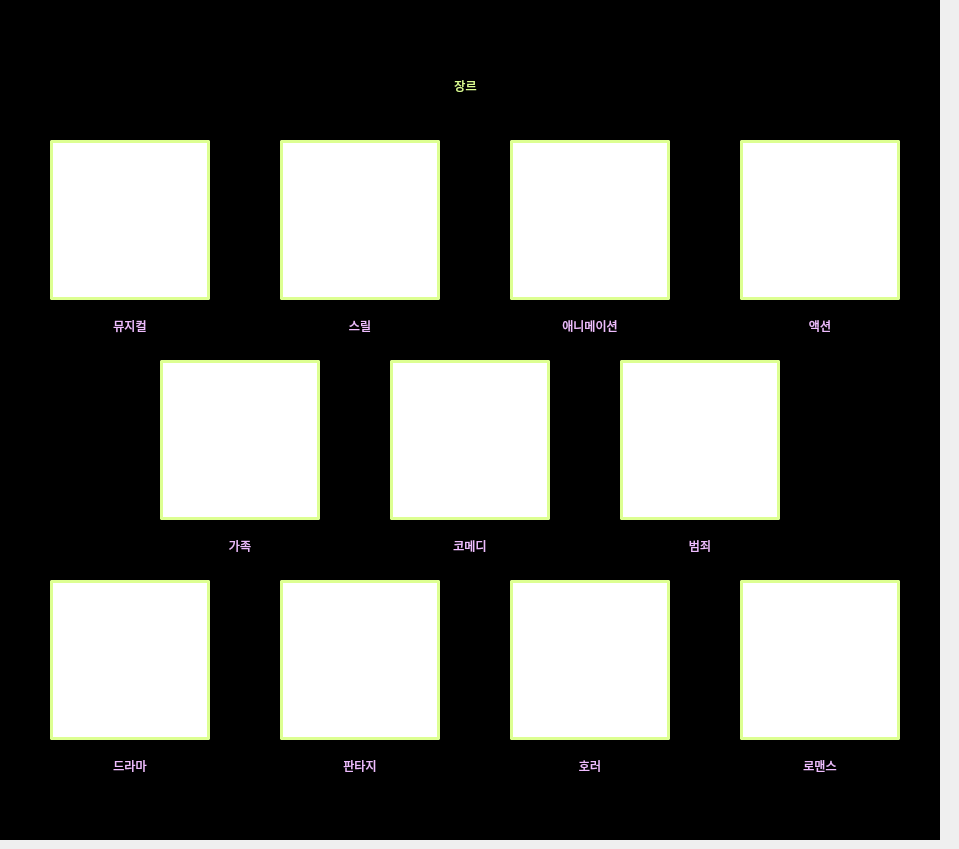
      <widget class="QWidget" name="tab_6">
       <attribute name="title">
        <string>장르</string>
       </attribute>
       <widget class="QLabel" name="label_25">
        <property name="geometry">
         <rect>
          <x>130</x>
          <y>50</y>
          <width>671</width>
          <height>71</height>
         </rect>
        </property>
        <property name="styleSheet">
         <string notr="true">font: 30pt &quot;MV Boli&quot;;
color: #ddff92;</string>
        </property>
        <property name="text">
         <string>장르</string>
        </property>
        <property name="alignment">
         <set>Qt::AlignCenter</set>
        </property>
       </widget>
       <widget class="QLabel" name="label_26">
        <property name="geometry">
         <rect>
          <x>-10</x>
          <y>0</y>
          <width>950</width>
          <height>840</height>
         </rect>
        </property>
        <property name="styleSheet">
         <string notr="true">background-color: rgb(0, 0, 0)</string>
        </property>
        <property name="text">
         <string/>
        </property>
        <property name="pixmap">
         <pixmap>../Desktop/bg1.jpg</pixmap>
        </property>
        <property name="scaledContents">
         <bool>true</bool>
        </property>
       </widget>
       <widget class="QPushButton" name="musical">
        <property name="geometry">
         <rect>
          <x>50</x>
          <y>140</y>
          <width>160</width>
          <height>160</height>
         </rect>
        </property>
        <property name="styleSheet">
         <string notr="true">border-top: none;
border-bottom: 2px solid gray;
background-color: #ffffff; border: 3px solid #ddff92;
color: rgb(255, 255, 255);
border-radius: 2px;</string>
        </property>
        <property name="text">
         <string/>
        </property>
       </widget>
       <widget class="QPushButton" name="thrill">
        <property name="geometry">
         <rect>
          <x>280</x>
          <y>140</y>
          <width>160</width>
          <height>160</height>
         </rect>
        </property>
        <property name="styleSheet">
         <string notr="true">border-top: none;
border-bottom: 2px solid gray;
background-color: #ffffff; border: 3px solid #ddff92;
color: rgb(255, 255, 255);
border-radius: 2px;</string>
        </property>
        <property name="text">
         <string/>
        </property>
       </widget>
       <widget class="QPushButton" name="ani">
        <property name="geometry">
         <rect>
          <x>510</x>
          <y>140</y>
          <width>160</width>
          <height>160</height>
         </rect>
        </property>
        <property name="styleSheet">
         <string notr="true">border-top: none;
border-bottom: 2px solid gray;
background-color: #ffffff; border: 3px solid #ddff92;
color: rgb(255, 255, 255);
border-radius: 2px;</string>
        </property>
        <property name="text">
         <string/>
        </property>
       </widget>
       <widget class="QPushButton" name="action">
        <property name="geometry">
         <rect>
          <x>740</x>
          <y>140</y>
          <width>160</width>
          <height>160</height>
         </rect>
        </property>
        <property name="styleSheet">
         <string notr="true">border-top: none;
border-bottom: 2px solid gray;
background-color: #ffffff; border: 3px solid #ddff92;
color: rgb(255, 255, 255);
border-radius: 2px;</string>
        </property>
        <property name="text">
         <string/>
        </property>
       </widget>
       <widget class="QPushButton" name="child">
        <property name="geometry">
         <rect>
          <x>160</x>
          <y>360</y>
          <width>160</width>
          <height>160</height>
         </rect>
        </property>
        <property name="styleSheet">
         <string notr="true">border-top: none;
border-bottom: 2px solid gray;
background-color: #ffffff; border: 3px solid #ddff92;
color: rgb(255, 255, 255);
border-radius: 2px;</string>
        </property>
        <property name="text">
         <string/>
        </property>
       </widget>
       <widget class="QPushButton" name="comedy">
        <property name="geometry">
         <rect>
          <x>390</x>
          <y>360</y>
          <width>160</width>
          <height>160</height>
         </rect>
        </property>
        <property name="styleSheet">
         <string notr="true">border-top: none;
border-bottom: 2px solid gray;
background-color: #ffffff; border: 3px solid #ddff92;
color: rgb(255, 255, 255);
border-radius: 2px;</string>
        </property>
        <property name="text">
         <string/>
        </property>
       </widget>
       <widget class="QPushButton" name="crime">
        <property name="geometry">
         <rect>
          <x>620</x>
          <y>360</y>
          <width>160</width>
          <height>160</height>
         </rect>
        </property>
        <property name="styleSheet">
         <string notr="true">border-top: none;
border-bottom: 2px solid gray;
background-color: #ffffff; border: 3px solid #ddff92;
color: rgb(255, 255, 255);
border-radius: 2px;</string>
        </property>
        <property name="text">
         <string/>
        </property>
       </widget>
       <widget class="QPushButton" name="drama">
        <property name="geometry">
         <rect>
          <x>50</x>
          <y>580</y>
          <width>160</width>
          <height>160</height>
         </rect>
        </property>
        <property name="styleSheet">
         <string notr="true">border-top: none;
border-bottom: 2px solid gray;
background-color: #ffffff; border: 3px solid #ddff92;
color: rgb(255, 255, 255);
border-radius: 2px;</string>
        </property>
        <property name="text">
         <string/>
        </property>
       </widget>
       <widget class="QPushButton" name="fantasy">
        <property name="geometry">
         <rect>
          <x>280</x>
          <y>580</y>
          <width>160</width>
          <height>160</height>
         </rect>
        </property>
        <property name="styleSheet">
         <string notr="true">border-top: none;
border-bottom: 2px solid gray;
background-color: #ffffff; border: 3px solid #ddff92;
color: rgb(255, 255, 255);
border-radius: 2px;</string>
        </property>
        <property name="text">
         <string/>
        </property>
       </widget>
       <widget class="QPushButton" name="horror">
        <property name="geometry">
         <rect>
          <x>510</x>
          <y>580</y>
          <width>160</width>
          <height>160</height>
         </rect>
        </property>
        <property name="styleSheet">
         <string notr="true">border-top: none;
border-bottom: 2px solid gray;
background-color: #ffffff; border: 3px solid #ddff92;
color: rgb(255, 255, 255);
border-radius: 2px;</string>
        </property>
        <property name="text">
         <string/>
        </property>
       </widget>
       <widget class="QPushButton" name="romance">
        <property name="geometry">
         <rect>
          <x>740</x>
          <y>580</y>
          <width>160</width>
          <height>160</height>
         </rect>
        </property>
        <property name="styleSheet">
         <string notr="true">border-top: none;
border-bottom: 2px solid gray;
background-color: #ffffff; border: 3px solid #ddff92;
color: rgb(255, 255, 255);
border-radius: 2px;</string>
        </property>
        <property name="text">
         <string/>
        </property>
       </widget>
       <widget class="QLabel" name="label_47">
        <property name="geometry">
         <rect>
          <x>75</x>
          <y>300</y>
          <width>110</width>
          <height>52</height>
         </rect>
        </property>
        <property name="styleSheet">
         <string notr="true">font: 20pt &quot;MV Boli&quot;;
color: #efbdff;</string>
        </property>
        <property name="text">
         <string>뮤지컬</string>
        </property>
        <property name="alignment">
         <set>Qt::AlignCenter</set>
        </property>
       </widget>
       <widget class="QLabel" name="label_48">
        <property name="geometry">
         <rect>
          <x>310</x>
          <y>300</y>
          <width>100</width>
          <height>52</height>
         </rect>
        </property>
        <property name="styleSheet">
         <string notr="true">font: 20pt &quot;MV Boli&quot;;
color: #efbdff;</string>
        </property>
        <property name="text">
         <string>스릴</string>
        </property>
        <property name="alignment">
         <set>Qt::AlignCenter</set>
        </property>
       </widget>
       <widget class="QLabel" name="label_49">
        <property name="geometry">
         <rect>
          <x>490</x>
          <y>300</y>
          <width>200</width>
          <height>52</height>
         </rect>
        </property>
        <property name="styleSheet">
         <string notr="true">font: 20pt &quot;MV Boli&quot;;
color: #efbdff;</string>
        </property>
        <property name="text">
         <string>애니메이션</string>
        </property>
        <property name="alignment">
         <set>Qt::AlignCenter</set>
        </property>
       </widget>
       <widget class="QLabel" name="label_50">
        <property name="geometry">
         <rect>
          <x>770</x>
          <y>300</y>
          <width>100</width>
          <height>52</height>
         </rect>
        </property>
        <property name="styleSheet">
         <string notr="true">font: 20pt &quot;MV Boli&quot;;
color: #efbdff;</string>
        </property>
        <property name="text">
         <string>액션</string>
        </property>
        <property name="alignment">
         <set>Qt::AlignCenter</set>
        </property>
       </widget>
       <widget class="QLabel" name="label_51">
        <property name="geometry">
         <rect>
          <x>170</x>
          <y>520</y>
          <width>140</width>
          <height>52</height>
         </rect>
        </property>
        <property name="styleSheet">
         <string notr="true">font: 20pt &quot;MV Boli&quot;;
color: #efbdff;</string>
        </property>
        <property name="text">
         <string>가족</string>
        </property>
        <property name="alignment">
         <set>Qt::AlignCenter</set>
        </property>
       </widget>
       <widget class="QLabel" name="label_52">
        <property name="geometry">
         <rect>
          <x>415</x>
          <y>520</y>
          <width>110</width>
          <height>52</height>
         </rect>
        </property>
        <property name="styleSheet">
         <string notr="true">font: 20pt &quot;MV Boli&quot;;
color: #efbdff;</string>
        </property>
        <property name="text">
         <string>코메디</string>
        </property>
        <property name="alignment">
         <set>Qt::AlignCenter</set>
        </property>
       </widget>
       <widget class="QLabel" name="label_53">
        <property name="geometry">
         <rect>
          <x>650</x>
          <y>520</y>
          <width>100</width>
          <height>52</height>
         </rect>
        </property>
        <property name="styleSheet">
         <string notr="true">font: 20pt &quot;MV Boli&quot;;
color: #efbdff;</string>
        </property>
        <property name="text">
         <string>범죄</string>
        </property>
        <property name="alignment">
         <set>Qt::AlignCenter</set>
        </property>
       </widget>
       <widget class="QLabel" name="label_54">
        <property name="geometry">
         <rect>
          <x>70</x>
          <y>740</y>
          <width>120</width>
          <height>52</height>
         </rect>
        </property>
        <property name="styleSheet">
         <string notr="true">font: 20pt &quot;MV Boli&quot;;
color: #efbdff;</string>
        </property>
        <property name="text">
         <string>드라마</string>
        </property>
        <property name="alignment">
         <set>Qt::AlignCenter</set>
        </property>
       </widget>
       <widget class="QLabel" name="label_55">
        <property name="geometry">
         <rect>
          <x>300</x>
          <y>740</y>
          <width>120</width>
          <height>52</height>
         </rect>
        </property>
        <property name="styleSheet">
         <string notr="true">font: 20pt &quot;MV Boli&quot;;
color: #efbdff;</string>
        </property>
        <property name="text">
         <string>판타지</string>
        </property>
        <property name="alignment">
         <set>Qt::AlignCenter</set>
        </property>
       </widget>
       <widget class="QLabel" name="label_56">
        <property name="geometry">
         <rect>
          <x>540</x>
          <y>740</y>
          <width>100</width>
          <height>52</height>
         </rect>
        </property>
        <property name="styleSheet">
         <string notr="true">font: 20pt &quot;MV Boli&quot;;
color: #efbdff;</string>
        </property>
        <property name="text">
         <string>호러</string>
        </property>
        <property name="alignment">
         <set>Qt::AlignCenter</set>
        </property>
       </widget>
       <widget class="QLabel" name="label_57">
        <property name="geometry">
         <rect>
          <x>760</x>
          <y>740</y>
          <width>120</width>
          <height>52</height>
         </rect>
        </property>
        <property name="styleSheet">
         <string notr="true">font: 20pt &quot;MV Boli&quot;;
color: #efbdff;</string>
        </property>
        <property name="text">
         <string>로맨스</string>
        </property>
        <property name="alignment">
         <set>Qt::AlignCenter</set>
        </property>
       </widget>
       <zorder>label_26</zorder>
       <zorder>label_25</zorder>
       <zorder>musical</zorder>
       <zorder>thrill</zorder>
       <zorder>ani</zorder>
       <zorder>action</zorder>
       <zorder>child</zorder>
       <zorder>comedy</zorder>
       <zorder>crime</zorder>
       <zorder>drama</zorder>
       <zorder>fantasy</zorder>
       <zorder>horror</zorder>
       <zorder>romance</zorder>
       <zorder>label_47</zorder>
       <zorder>label_48</zorder>
       <zorder>label_49</zorder>
       <zorder>label_50</zorder>
       <zorder>label_51</zorder>
       <zorder>label_52</zorder>
       <zorder>label_53</zorder>
       <zorder>label_54</zorder>
       <zorder>label_55</zorder>
       <zorder>label_56</zorder>
       <zorder>label_57</zorder>
      </widget>
